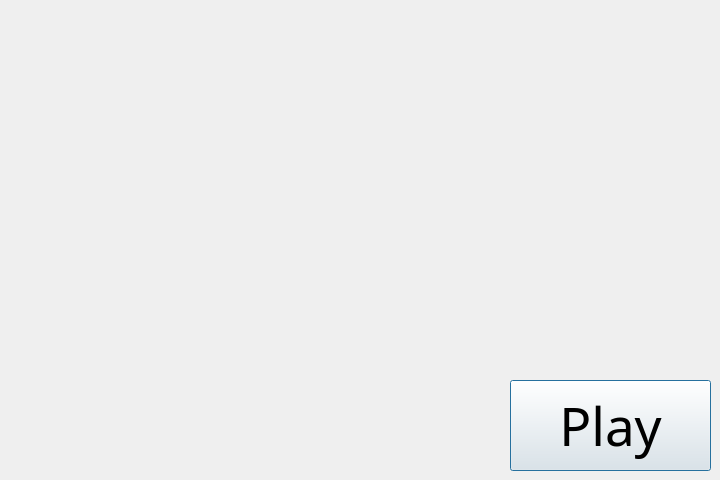
<?xml version="1.0" encoding="UTF-8"?>
<ui version="4.0">
 <class>Dialog</class>
 <widget class="QDialog" name="Dialog">
  <property name="geometry">
   <rect>
    <x>0</x>
    <y>0</y>
    <width>720</width>
    <height>480</height>
   </rect>
  </property>
  <property name="minimumSize">
   <size>
    <width>720</width>
    <height>480</height>
   </size>
  </property>
  <property name="maximumSize">
   <size>
    <width>720</width>
    <height>480</height>
   </size>
  </property>
  <property name="font">
   <font>
    <family>Unifont</family>
   </font>
  </property>
  <property name="windowTitle">
   <string>Dialog</string>
  </property>
  <property name="locale">
   <locale language="English" country="UnitedStates"/>
  </property>
  <widget class="QPushButton" name="pushButton">
   <property name="enabled">
    <bool>true</bool>
   </property>
   <property name="geometry">
    <rect>
     <x>510</x>
     <y>380</y>
     <width>201</width>
     <height>91</height>
    </rect>
   </property>
   <property name="font">
    <font>
     <family>Unifont</family>
     <pointsize>40</pointsize>
     <kerning>true</kerning>
    </font>
   </property>
   <property name="text">
    <string>Play</string>
   </property>
   <property name="checkable">
    <bool>false</bool>
   </property>
  </widget>
  <widget class="QLabel" name="label">
   <property name="geometry">
    <rect>
     <x>16</x>
     <y>11</y>
     <width>691</width>
     <height>351</height>
    </rect>
   </property>
   <property name="text">
    <string/>
   </property>
   <property name="pixmap">
    <pixmap>../../../../Pictures/31251762_p0.jpg</pixmap>
   </property>
  </widget>
 </widget>
 <resources/>
 <connections/>
</ui>
